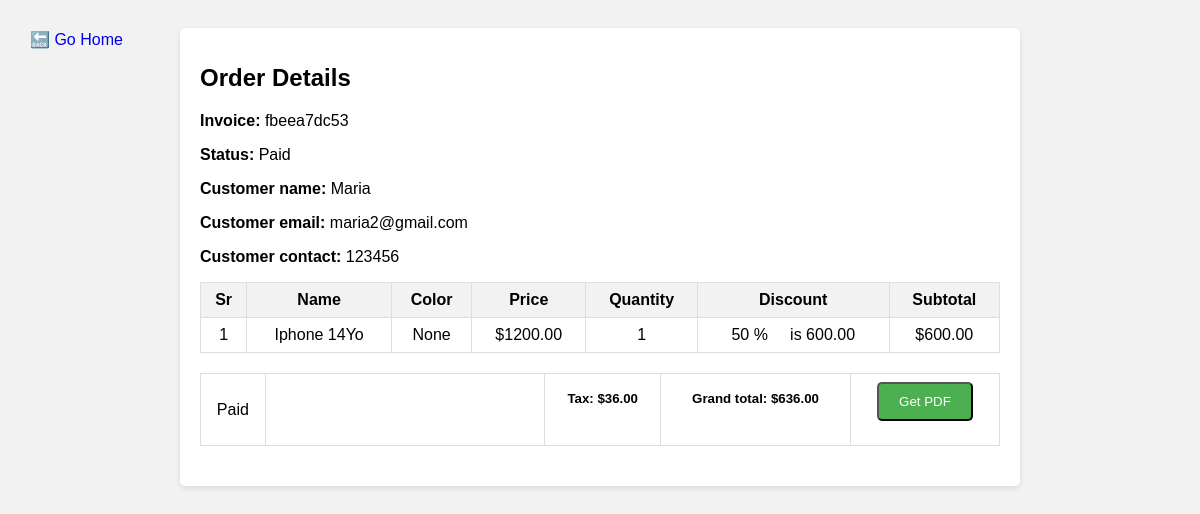
The app's page /orders/fbeea7dc53 (signed in) with its own data.
### shop/customers/model.py (models this page shows, shortened)
class CustomerOrder(db.Model):
    id = db.Column(db.Integer, primary_key=True)
    invoice = db.Column(db.String(20), unique=True, nullable=False)
    status = db.Column(db.String(20), default='Pending', nullable=False)
    customer_id = db.Column(db.Integer, db.ForeignKey('register.id'))
    date_created = db.Column(
        db.DateTime, default=datetime.utcnow, nullable=False)
    orders = db.Column(JsonEcodedDict)

class Register(db.Model, UserMixin):
    __tablename__ = 'register'
    id = db.Column(db.Integer, primary_key=True)
    name = db.Column(db.String(50), unique=False)
    f_name = db.Column(db.String(50), unique=False)
    username = db.Column(db.String(50), unique=True)
    email = db.Column(db.String(50), unique=True)
    password = db.Column(db.String(200), unique=False)
    country = db.Column(db.String(50), unique=False)
    city = db.Column(db.String(50), unique=False)
    contact = db.Column(db.String(50), unique=False)
    address = db.Column(db.String(50), unique=False)
    zipcode = db.Column(db.String(50), unique=False)
    profile = db.Column(db.String(200), unique=False, default='profile.jpg')
    date_created = db.Column(
        db.DateTime, nullable=False, default=datetime.utcnow)
    orders = db.relationship('CustomerOrder', backref='customer', lazy=True)

### shop/customers/routes.py (the view)
@app.route('/orders/<invoice>')
@login_required
def orders(invoice):
    if current_user.is_authenticated:
        grandTotal = 0
        subTotal = 0
        customer_id = current_user.id
        customer = Register.query.filter_by(id=customer_id).first()
        orders = CustomerOrder.query.filter_by(
            customer_id=customer_id, invoice=invoice).order_by(CustomerOrder.id.desc()).first()
        for _key, product in orders.orders.items():
            discount = (product['discount']/100) * float(product['price'])
            subTotal += float(product['price']) * int(product['quantity'])
            subTotal -= discount
            tax = ("%.2f" % (.06 * float(subTotal)))
            grandTotal = ("%.2f" % (1.06 * float(subTotal)))
    else:
        return redirect(url_for('customerLogin'))
    return render_template('customer/order.html', invoice=invoice, tax=tax, subTotal=subTotal, grandTotal=grandTotal, customer=customer, orders=orders)

### shop/customers/model.py (called while the page is built)
@login_manager.user_loader
def user_loader(user_id):
    return Register.query.get(user_id)

    def process_result_value(self, value, dialect):
        if value is None:
            return {}
        else:
            return json.loads(value)

### shop/templates/customer/order.html (shortened to what this page needs)
  <div class="container">
    <a href="{{url_for('home')}}" style="position: absolute; left: 30px; top: 30px; border: none; text-decoration: none;" >
        🔙 Go Home
      </a>
    <h1>Order Details</h1>
    <div>
      <div>
        <div>
          <p><strong>Invoice:</strong> {{ orders.invoice }}</p>
          <p><strong>Status:</strong> {{ orders.status }}</p>
          <p><strong>Customer name:</strong> {{ customer.name }}</p>
          <p><strong>Customer email:</strong> {{ customer.email }}</p>
          <p><strong>Customer contact:</strong> {{ customer.contact }}</p>
        </div>
        <table>
          <thead>
            <th>Sr</th>
            <th>Name</th>
            <th>Color</th>
            <th>Price</th>
            <th>Quantity</th>
            <th>Discount</th>
            <th>Subtotal</th>
          </thead>
          <tbody>
            {% for key, product in orders.orders.items() %}
            {% set discount = (product.discount / 100) * product.price | float %}
            <tr>
              <td>{{ loop.index }}</td>
              <td>{{ product.name }}</td>
              <form action="{{ url_for('updatecart', code=key) }}" method="post">
                <td>{{ product.color | capitalize }}</td>
                <td>${{ "%.2f" | format(product.price) }}</td>
                <td>{{ product.quantity }}</td>
                {% if product.discount %}
                <td>{{ product.discount }} % &nbsp; &nbsp; is {{"%.2f" | format(discount) }}</td>
                {% else %}
                <td></td>
                {% endif %}
                {% set subtotal = product.quantity | int * product.price | float %}
                <td>${{ "%.2f" | format(subtotal - discount | round(1, 'floor')) }}</td>
              </form>
            </tr>
            {% endfor %}
          </tbody>
        </table>
        <table>
          <tr>
            <td>
              {% if orders.status == 'Paid' %}
              <p>Paid</p>
              {% endif %}
            </td>
            <td width="35%"></td>
            <td>
              <h5>Tax: ${{ tax }}</h5>
            </td>
            <td>
              <h5>Grand total: ${{ grandTotal }}</h5>
            </td>
            <td>
              <form action="{{ url_for('get_pdf', invoice=orders.invoice) }}" method="post">
                <button style="cursor: pointer;" class="pdf-button" type="submit">Get PDF</button>
              </form>
            </td>
          </tr>
        </table>
      </div>
    </div>
  </div>

### shop/templates/customer/order.html (style rules this page uses)
.container { max-width: 800px; margin: 0 auto; background-color: #fff; padding: 20px; border-radius: 5px; box-shadow: 0 2px 5px rgba(0, 0, 0, 0.1); }
h1 { font-size: 24px; margin-bottom: 20px; }
table { width: 100%; border-collapse: collapse; margin-bottom: 20px; }
th, td { border: 1px solid #ddd; padding: 8px; text-align: center; }
th { background-color: #f2f2f2; }
.pdf-button { display: inline-block; padding: 10px 20px; background-color: #4caf50; color: #fff; text-decoration: none; border-radius: 5px; transition: background-color 0.3s ease; }

### records on screen
CustomerOrder: invoice "fbeea7dc53", status "Paid"
Register: name "Maria", email "maria2@gmail.com", contact "123456"

### other values on screen
{{ product.name }} "Iphone 14Yo"
{{ product.color | capitalize }} "None"
{{ "%.2f" | format(product.price) }} "1200.00"
{{ product.quantity }} "1"
{{ product.discount }} "50"
{{ "%.2f" | format(discount) }} "600.00"
{{ "%.2f" | format(subtotal - discount | round(1, 'floor')) }} "600.00"
{{ tax }} "36.00"
{{ grandTotal }} "636.00"
